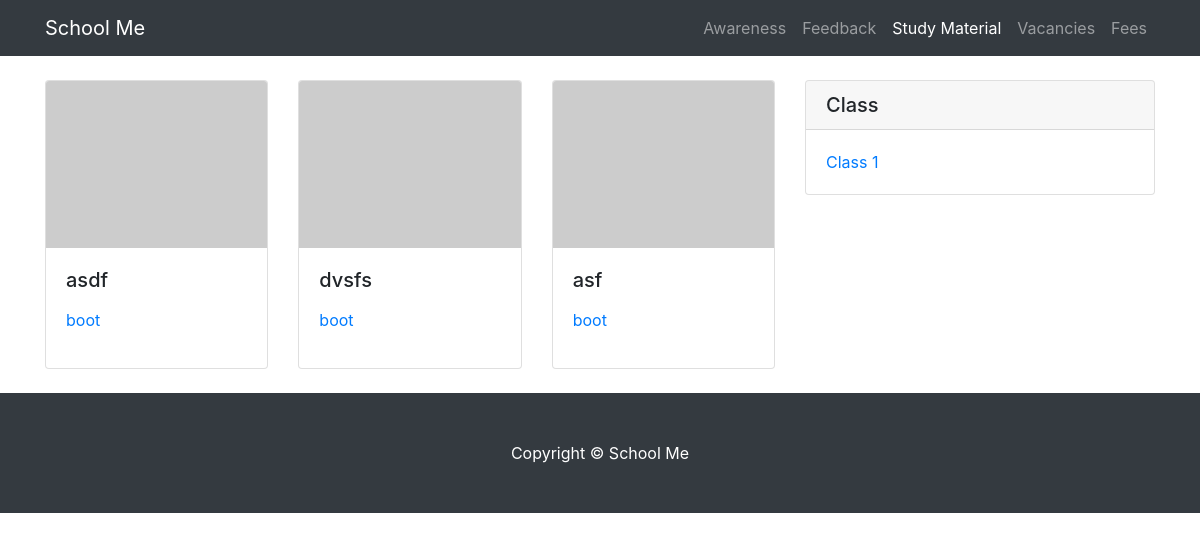
The page /study_material/1/ on the database its author committed.
### study_material/models.py (models this page shows, shortened)
class Subject(models.Model):
	title = models.CharField(max_length=30)
	of_class = models.ForeignKey(
		Class,
		on_delete=models.CASCADE,
	)
	links = models.ManyToManyField(Link)

class Link(models.Model):
	url = models.URLField()
	description = models.TextField()

class Class(models.Model):
	class_number = models.IntegerField()
	def __str__(self):
		return "Class " + str(self.class_number)

### study_material/views.py (the view)
# urls.py: path('study_material/<int:class_no>/', study_material_view, name="study_material"),
def study_material_view(request, class_no=0):
	if( class_no != 0 ):
		subjects = list(Subject.objects.filter(of_class=Class.objects.get(class_number=class_no)))
	else:
		subjects = None
	classes = Class.objects.all()
	context = {
		'nbar' : 'study_material',
		'subjects' : subjects,
		'classes' : classes,
	}
	return render(request, 'study_material.html', context)

### templates/study_material.html
{% extends 'base.html' %}
{% block post %}
<div class="card-deck mt-4 mb-4">
{% if subjects is None %} Select a class to start ->
{% else %}
	{% for subject in subjects %}
	  <div class="card">
	    <img class="card-img-top" src="http://placehold.it/239x180" alt="Card image cap">
	    <div class="card-body">
	      <h5 class="card-title">{{ subject.title }}</h5>
	      <p class="card-text">
			<ul class="list-unstyled mb-0">
				{% for link in subject.links.all %}
				<li>
				  <a href="{{ link.url }}">{{ link.description }}</a>
				</li>
				{% endfor %}
			</ul>
	      </p>
	    </div>
	  </div>
	{% endfor %}
{% endif %}
</div>
{% endblock %}
{% block sidebar_title %}Class{% endblock %}
{% block categories %}
	{% for class in classes %}
		<li>
			<a href="{% url 'study_material' class.class_number %}">{{ class }}</a>
		</li>
	{% endfor %}
{% endblock %}

### static/css/blog-post.css (style rules this page uses)
body { padding-top: 54px; }
@media (min-width: 992px) { body { padding-top: 56px; } }

### rows shown on the page
Subject: title "asdf"
Link: description "boot"
Subject: title "dvsfs"
Subject: title "asf"
Class: class_number "Class 1"
